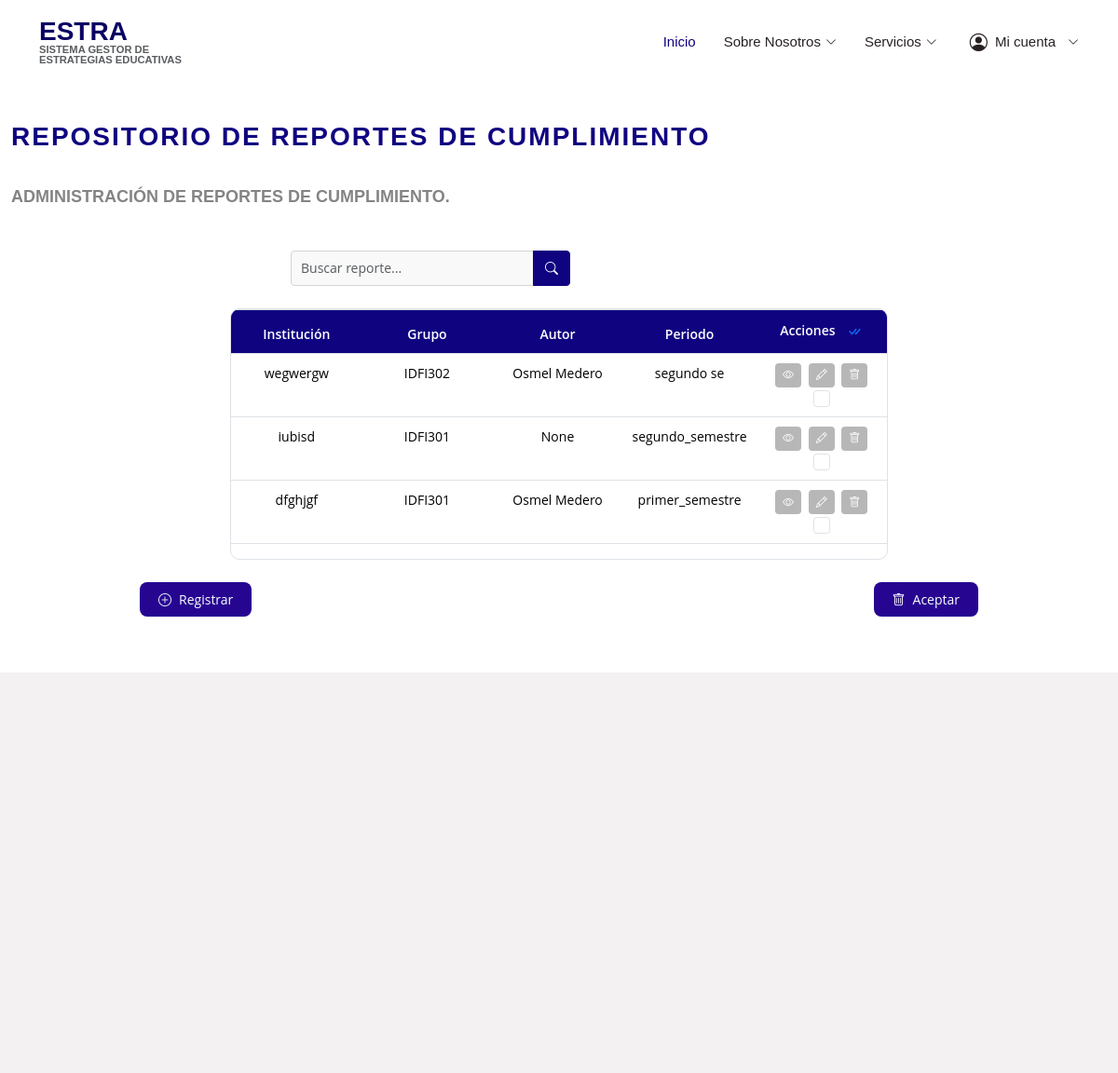
Page /p/reportes/ (signed in) on the committed database.
### reportes/models.py (models this page shows, shortened)
class Reporte(models.Model):
    PERIODO_CHOICES = [
        ('primer_semestre', 'Primer Semestre'),
        ('segundo_semestre', 'Segundo Semestre'),
    ]
    codigo = models.CharField(max_length=20, blank=True, null=True)
    periodo = models.CharField(max_length=20, choices=PERIODO_CHOICES, blank=True, null=True)
    fecha = models.DateField(blank=True, null=True, default=date.today)
    autor = models.CharField(max_length=50, blank=True, null=True)
    institucion = models.CharField(max_length=50, blank=True, null=True)
    resumen = models.TextField(blank=True, null=True)
    objetivos = models.TextField(blank=True, null=True)
    actividades = models.TextField(blank=True, null=True)
    resultados = models.TextField(blank=True, null=True)
    analisis = models.TextField(blank=True, null=True)
    desafios = models.TextField(blank=True, null=True)
    proximos_pasos = models.TextField(blank=True, null=True)
    anexos = models.FileField(upload_to='anexos_reportes/', blank=True, null=True)
    grupo = models.ForeignKey(
        'grupos.Grupo',
        on_delete=models.CASCADE,
        related_name='reportes'
    )

### grupos/models.py (models this page shows)
class Grupo(models.Model):
    ANIO_CHOICES = [
        ('primero', 'Primero'),
        ('segundo', 'Segundo'),
        ('tercero', 'Tercero'),
        ('cuarto', 'Cuarto'),
    ]
    nombre = models.CharField(max_length=50, unique=True)
    direccion = models.CharField(max_length=100)
    curso = models.CharField(max_length=20)
    anio_escolar = models.CharField(max_length=10, choices=ANIO_CHOICES)
    caracterizacion = models.TextField()
    guia = models.OneToOneField(
        'profesores.Profesor',
        on_delete=models.SET_NULL,
        null=True,
        blank=True,
        related_name='grupo_asignado'
    )
    profesores = models.ManyToManyField(
        'profesores.Profesor',
        related_name='grupos',
        blank=True
    )
    def __str__(self):
        return self.nombre

### reportes/vistas/vistas_principal.py (the view)
# urls.py: path('p/reportes/', vistas_principal.visualizar_reportes, name='p_reportes'),
def visualizar_reportes(request):
    if not request.user.is_authenticated:
        messages.error(request, "No estas autenticado.")
        return redirect("login")
    if not request.user.es_profesor():
        messages.error(request, "No tienes permiso para funcion modelo.")
        return redirect("pagina_principal")
    query = request.GET.get('q', '')
    if query:
        reportes = Reporte.objects.filter(
            Q(grupo__nombre__icontains=query) |  # Buscar por nombre del grupo asociado
            Q(codigo__icontains=query) |
            Q(periodo__icontains=query) |
            Q(autor__icontains=query) |
            Q(institucion__icontains=query) |
            Q(resumen__icontains=query) |
            Q(objetivos__icontains=query) |
            Q(actividades__icontains=query) |
            Q(resultados__icontains=query) |
            Q(analisis__icontains=query) |
            Q(desafios__icontains=query) |
            Q(proximos_pasos__icontains=query)
        )
    else:
        reportes = Reporte.objects.all()
    return render(request, 'profesor_principal/listar_reportes.html', {
        'reportes': reportes,
        'query': query
    })

### usuarios/models.py (called while the page is built)
    def es_profesor(self):
        return self.rol == 'profesor_principal'

### templates/profesor_principal/listar_reportes.html (shortened to what this page needs)
{% extends "base.html" %}
{% load static %}
{% block content %}
<div id="maind">
<section id="reportes-cumplimiento" class="reportes-cumplimiento section-bg">
    <div class="container-fluid">
      <div class="section-title">
        <h2>Repositorio de Reportes de Cumplimiento</h2>
        <br>
        <p>Administración de reportes de cumplimiento.</p>
        <br>
      </div>
    <form method="GET" action="{% url 'p_reportes' %}" class="search-bar mb-4">
      <div class="input-group">
        <input type="text" name="q" class="form-control" placeholder="Buscar reporte..." aria-label="Buscar" value="{{ request.GET.q }}">
        <button class="btn btn-primary" type="submit">
          <i class="bi bi-search"></i>
        </button>
      </div>
    </form>
      <form id="form-eliminar-reportes" method="POST" action="{% url 'p_eliminar_reportes' %}">
        <div id="tabla-reportes" class="table-container">
          <div id="tabla-reportes-responsive" class="table-responsive">
            <table id="tablita-reportes" class="table table-bordered table-hover custom-table">
              <thead>
                <tr>
                  <th>Institución</th>
                  <th>Grupo</th>
                  <th>Autor</th>
                  <th>Periodo</th>
                  <th>
                    Acciones
                    <button id="btn-seleccionar-todo" class="btn btn-link p-0 ms-2" title="Seleccionar Todo">
                      <i class="bi bi-check-all"></i>
                    </button>
                  </th>
                </tr>
              </thead>
              <tbody>
                {% for reporte in reportes %}
                <tr data-id="{{ reporte.id }}">
                  <td>{{ reporte.institucion }}</td>
                  <td>{{ reporte.grupo }}</td>
                  <td>{{ reporte.autor }}</td>
                  <td>{{ reporte.periodo }}</td>
                  <td>
                    <button type="button" class="btn btn-action btn-ver-detalles" data-id="{{ reporte.id }}" title="Ver Detalles">
                      <i class="bi bi-eye"></i>
                    </button>
                    <button type="button" class="btn btn-action btn-modificar" data-id="{{ reporte.id }}" title="Modificar">
                      <i class="bi bi-pencil"></i>
                    </button>
                    <button type="button" class="btn btn-action btn-eliminar" data-id="{{ reporte.id }}" title="Eliminar">
                      <i class="bi bi-trash"></i>
                    </button>
                    <input type="checkbox" class="form-check-input seleccionar-fila" name="reportes[]" value="{{ reporte.id }}">
                  </td>
                </tr>
                {% empty %}
                <tr>
                  <td colspan="5" class="text-center">No hay reportes registrados.</td>
                </tr>
                {% endfor %}
              </tbody>
            </table>
          </div>
        </div>
      <div id="botones-accion-reportes" class="d-flex justify-content-between mt-4">
        <a href="{% url 'p_formular_reporte' %}">
          <div id="btn-registrar-reporte" class="btn btn-success">
            <i class="bi bi-plus-circle"></i> Registrar
          </div>
        </a>
        <button type="submit" id="btn-eliminar-reporte" class="btn btn-danger"><i class="bi bi-trash"></i> Aceptar</button>
      </div></form>
    </div>
  </section>
  </div>
{% endblock %}

### static/assets/css/style.css (style rules this page uses)
body { font-family: "Open Sans", sans-serif; color: #282121; }
a { color: #100380; text-decoration: none; }
h1, h2, h3, h4, h5, h6 { font-family: "Raleway", sans-serif; }
section { padding: 60px 0; overflow: hidden; }
.section-bg, .services .icon-box { background-color: #ffffff; }
.section-title { padding-bottom: 20px; }
.section-title h2 { font-size: clamp(12px, 2.5vw, 14px); font-weight: 500; padding: 0; line-height: 1.2; margin: 0 0 10px 0; letter-spacing: 2px; text-transform: uppercase; color: #aaaaaa; font-family: "Poppins", sans-serif; word-break: break-word; }
.section-title p { margin: 0; margin: 0; font-size: 36px; font-weight: 700; text-transform: uppercase; font-family: "Poppins", sans-serif; color: #020d19; }
.table-container { max-height: 300px; overflow-y: auto; border: 1px solid #dee2e6; border-radius: 10px; margin-bottom: 20px; margin: 0 auto; width: 60%; }
.custom-table { width: 100%; border-collapse: collapse; font-size: 14px; }
.custom-table th, .custom-table td { padding: 10px; text-align: center; border: none; }
.custom-table th { background-color: #100380; color: #fff; font-weight: 600; position: sticky; top: 0; }
.custom-table th:nth-child(1), .custom-table td:nth-child(1) { width: 15%; }
.custom-table th:nth-child(2), .custom-table td:nth-child(2) { width: 10%; }
.custom-table th:nth-child(3), .custom-table td:nth-child(3) { width: 10%; }
.custom-table th:nth-child(4), .custom-table td:nth-child(4) { width: 15%; }
.custom-table th:nth-child(5),.custom-table td:nth-child(5) { width: 15%; }
.btn-ver-detalles { background-color: #b8b7b7; color: #fff; }
.btn-action { padding: 4px 8px; border: none; border-radius: 4px; transition: background-color 0.3s ease; margin: 0 2px; display: inline-flex; align-items: center; justify-content: center; font-size: 12px; }
.btn-action i { color: #fff; font-size: 12px; }
.btn-modificar { background-color: #b8b7b7; color: #fff; }
.btn-eliminar { background-color: #b8b7b7; color: #fff; }
.seleccionar-fila { margin: 0 5px; cursor: pointer; width: 18px; height: 18px; vertical-align: middle; }
.search-bar { margin-bottom: 20px; width: 100%; max-width: 300px; margin-left: 300px; }
.search-bar .input-group { display: flex; align-items: stretch; width: 100%; }
.search-bar .form-control { border: 1px solid #d3d3d3; border-radius: 4px 0 0 4px; padding: 6px 10px; font-size: 14px; background-color: #f9f9f9; outline: none; box-shadow: none; flex: 1; width: 70%; }
.search-bar .btn-primary { background-color: #100380; border: 1px solid #100380; border-radius: 0 4px 4px 0; padding: 6px 12px; transition: background-color 0.3s ease; width: auto; }
.search-bar .btn-primary i { font-size: 14px; }
.reportes-cumplimiento { padding: 60px 0; background-color: #ffffff; }
.reportes-cumplimiento .section-title h2 { margin-top: 70px; font-size: 28px; font-weight: 700; color: #100380; }
.reportes-cumplimiento .section-title p { font-size: 18px; color: #848484; }
#tabla-reportes { max-height: 400px; overflow-y: auto; border: 1px solid #dee2e6; border-radius: 10px; margin-bottom: 20px; margin: 0 auto; width: 60%; }
#tablita-reportes { width: 100%; border-collapse: collapse; font-size: 14px; }
#tablita-reportes th, #tablita-reportes td { padding: 10px; text-align: center; border: none; }
#tablita-reportes th { background-color: #100380; color: #fff; font-weight: 600; position: sticky; top: 0; }
#tablita-reportes th:nth-child(1), #tablita-reportes td:nth-child(1) { width: 20%; }
#tablita-reportes th:nth-child(2), #tablita-reportes td:nth-child(2) { width: 20%; }
#tablita-reportes th:nth-child(3), #tablita-reportes td:nth-child(3) { width: 20%; }
#tablita-reportes th:nth-child(4), #tablita-reportes td:nth-child(4) { width: 20%; }
#tablita-reportes th:nth-child(5), #tablita-reportes td:nth-child(5) { width: 20%; }
#botones-accion-reportes { display: flex; gap: 60px; justify-content: center; width: 100%; max-width: 900px; margin: 0 auto; }
#btn-eliminar-reporte, #btn-registrar-reporte { display: inline-flex; align-items: center; justify-content: center; padding: 8px 20px; font-size: 14px; font-weight: 500; border-radius: 8px; transition: all 0.3s ease; cursor: pointer; border: none; outline: none; background-color: #260591; color: white; }
#btn-eliminar-reporte i, #btn-registrar-reporte i { margin-right: 8px; font-size: 14px; }
.form-control { transition: border-color 0.15s ease-in-out, box-shadow 0.15s ease-in-out; }

### rows in the picture
Reporte: institucion "wegwergw", grupo "IDFI302", autor "Osmel Medero", periodo "segundo se"
Reporte: institucion "iubisd", grupo "IDFI301", autor "None", periodo "segundo_semestre"
Reporte: institucion "dfghjgf", grupo "IDFI301", autor "Osmel Medero", periodo "primer_semestre"
